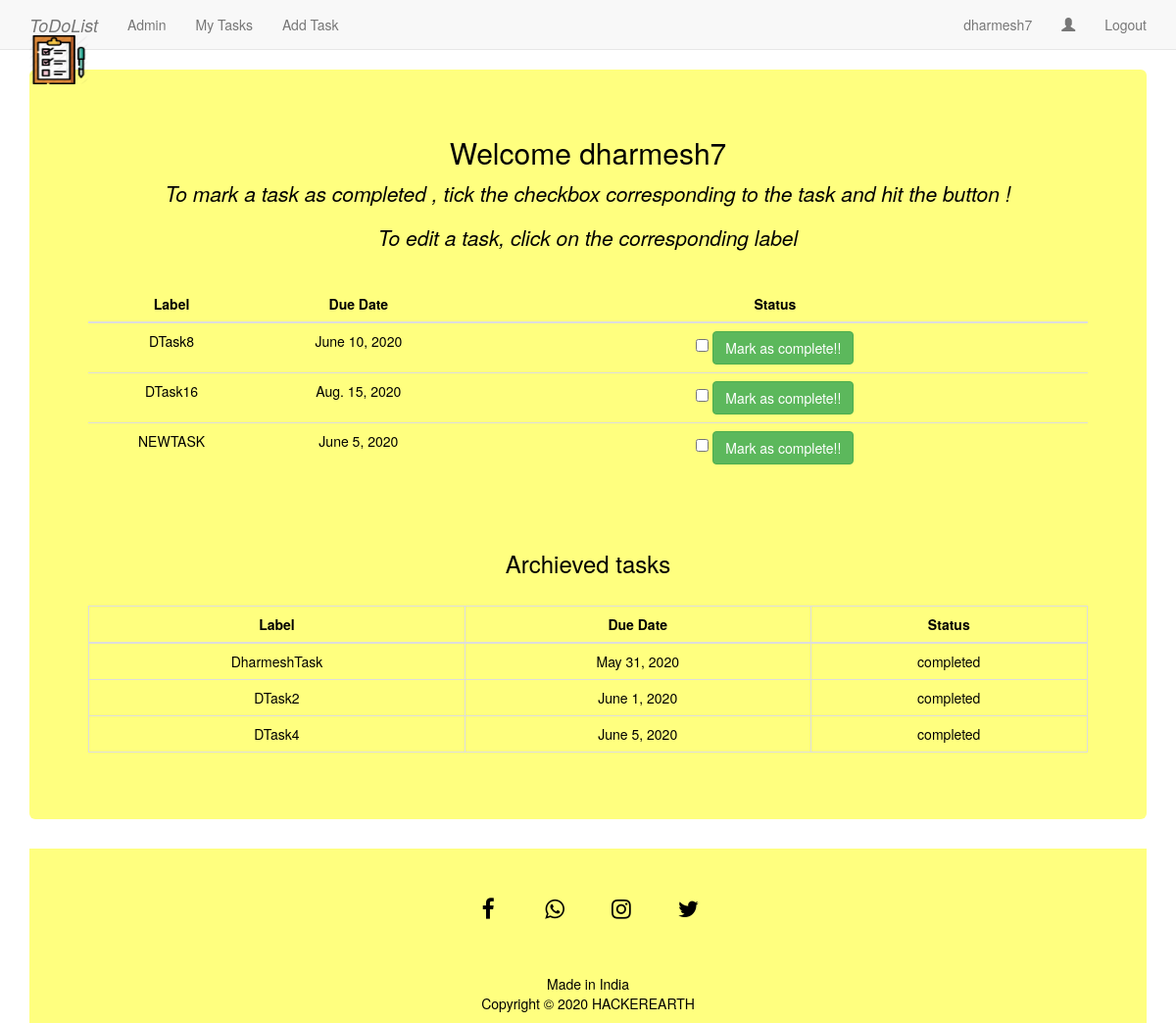
/taskApp/myTasks/ (signed in), run on an earlier commit of the app's database.
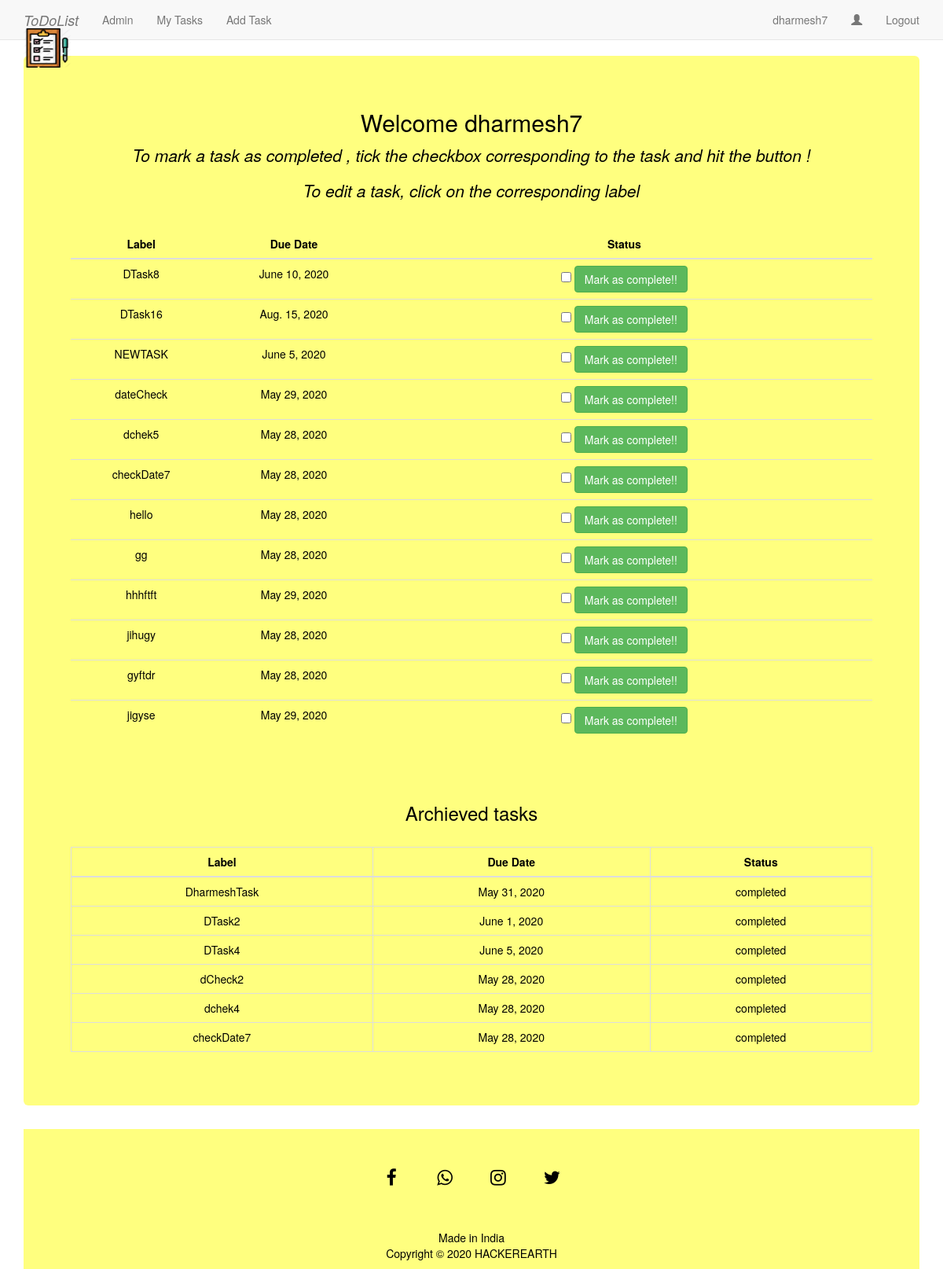
And on a later commit of the database.
### taskApp/models.py (models this page shows, shortened)
class UserTask(models.Model):
    author = models.ForeignKey(User,on_delete=models.CASCADE)
    label=models.CharField(max_length=264)
    date=models.DateField()
    status=models.BooleanField(default=False)

### taskApp/views.py (the view)
# urls.py: path('myTasks/',views.my_task,name='myTask'),
@login_required
def my_task(request):
    task_obj=UserTask.objects.filter(author=request.user)
    return render(request,'taskApp/task.html',{'task_obj':task_obj,'user_key':request.user})

### templates/taskApp/task.html (shortened to what this page needs)
{% extends "taskApp/base.html" %}
{% load static %}
{% block body_block %}
<div class="jumbotron text-center">
  <h2>Welcome {{ user }}</h2>
  {% if task_obj %}
      <p><em>To mark a task as completed , tick the checkbox corresponding to the task and hit the button !</em></p>
      <p><em>To edit a task, click on the corresponding label </em></p>
      <br>
      <table class="table table-hover">
          <thead>
              <th>Label</th>
              <th>Due Date</th>
              <th>Status</th>
          </thead>
          {% for t in task_obj %}
            {% if t.status == False %}
            <tr>
                <td><a href="{% url 'taskApp:edit' t.id %}">{{ t.label }}</a></td>
                <td>{{ t.date }}</td>
                <td><form action="{%  url 'taskApp:toggle' %}" method="post">
                      <input type="checkbox" id="checkbox" name="status" value="{{t.id}}">
                      <button type="submit" value="Mark as complete" class="btn btn-success">Mark as complete!!</button>
                    </form></td>
            </tr>
            {% endif %}
          {% endfor %}
      </table>
      <br><br>
      <h3>Archieved tasks</h3>
      <br>
      <table class="table table-bordered">
          <thead>
              <th>Label</th>
              <th>Due Date</th>
              <th>Status</th>
          </thead>
          {% for t in task_obj %}
            {% if t.status == True %}
              <tr>
                <td>{{ t.label }}</td>
                <td>{{ t.date }}</td>
                <td>completed</td>
              </tr>
            {% endif %}
          {% endfor %}
      </table>
  {% endif %}
</div>
{% endblock %}

### templates/taskApp/base.html (shortened to what this page needs)
<!DOCTYPE html>
{% load static %}
<html lang="en" dir="ltr">
  <head>
    <link rel="stylesheet" href="https://stackpath.bootstrapcdn.com/bootstrap/3.4.1/css/bootstrap.min.css">
    <link rel="stylesheet" href="https://maxcdn.bootstrapcdn.com/font-awesome/4.7.0/css/font-awesome.min.css">
    <link rel="stylesheet" href="{% static 'css/mystyle.css' %}" >
  </head>
  <body>
    <nav class="navbar navbar-default navbar-static-top">
      <div class="container">
        <ul class="nav navbar-nav">
          <li><a class="navbar-brand" href="{% url 'index' %}"><em>ToDoList</em><img src={% static "images/1567073.png" %} width="60" height="50" alt="TASK_TO_DO"></a></li>
          <li><a class="navbar-link" href="{% url 'admin:index' %}">Admin</a></li>
        </ul>
        <ul class="nav navbar-nav">
          {% if user.is_authenticated %}
            <li><a class="navbar-link" href="{% url 'taskApp:myTask' %}">My Tasks</a></li>
            <li><a class="navbar-link" href="{% url 'taskApp:addTask' %}">Add Task</a></li>
        </ul>
        <ul class="nav navbar-nav navbar-right">
              <li><a class="navbar-link" href="#"> {{user}} </a></li>
              {% if user.usercustom.profile_pic.url %}
                <li><img class="avatar" src="{{user.usercustom.profile_pic.url}}"  alt={{user}}></li>
              {% else %}
                <li><a class="navbar-link" href="#"><span class="glyphicon glyphicon-user"></span></a></li>
              {% endif %}
              <li><a class="navbar-link" href="{% url 'logout' %}">Logout</a></li>
        </ul>
        {% else %}
            <li><a class="navbar-link" href="{% url 'taskApp:register' %}">Register</a></li>
            <li><a class="navbar-link" href="{% url 'taskApp:user_login' %}">Login</a></li>
        {% endif %}
      </div>
    </nav>
    <div class="container">
      {% block body_block %}
      {% endblock %}
    <footer>
      <p>
        <a id="ftr" href="#" class="fa fa-facebook"></a>
        <a id="ftr" href="#" class="fa fa-whatsapp"></a>
        <a id="ftr" href="#" class="fa fa-instagram"></a>
        <a id="ftr" href="#" class="fa fa-twitter"></a>
      </p>
      <br>
        <div class="row">
          <div class="col-md-12 col-sm-12">
            <div style="color:#ffffff;" class="wow fadeInUp footer-copyright">
              <p>Made in India <br>Copyright &copy; 2020 HACKEREARTH </p>
            </div>
          </div>
        </div>
      </div>
  </body>
</html>

### static/css/mystyle.css (style rules this page uses)
a:link { color: black; background-color: transparent; text-decoration: none; }
body { background: url("/static/images/bgimg.png") 50% 0 no-repeat fixed; color: black; height: 650px; padding: 0 0 0 0; }
.jumbotron { background: rgba(255,255,0,0.5); }
th,h1,h2,h3,h4 { text-align: center; }
p { text-align: center; }
form { width: 300px; margin: 0 auto; }

### templates/taskApp/base.html (style rules this page uses)
p { text-align: center; color: black; }
footer { padding: 0px 0px 0px 0px; background-color: rgba(255,255,0,0.5); margin: 0px; }
#ftr { padding: 20px; }
.fa { font-size: 23px; width: 60px; text-align: center; text-decoration: none; margin: 5px 2px; border-radius: 50%; }
.fa-facebook { background: #3B5998; color: white; margin-top: 30px; }
.fa-whatsapp { background: #25d366; color: white; }
.fa-twitter { background: #55ACEE; color: white; }
.fa-instagram { background: #125688; color: white; }

What changed in the data, as far as the page shows it:
added UserTask: label "dateCheck", date "May 29, 2020", shown under "Welcome dharmesh7"
added UserTask: label "dchek5", date "May 28, 2020", shown under "Welcome dharmesh7"
added UserTask: label "checkDate7", date "May 28, 2020", shown under "Welcome dharmesh7"
added UserTask: label "hello", date "May 28, 2020", shown under "Welcome dharmesh7"
added UserTask: label "gg", date "May 28, 2020", shown under "Welcome dharmesh7"
added UserTask: label "hhhftft", date "May 29, 2020", shown under "Welcome dharmesh7"
added UserTask: label "jihugy", date "May 28, 2020", shown under "Welcome dharmesh7"
added UserTask: label "gyftdr", date "May 28, 2020", shown under "Welcome dharmesh7"
added UserTask: label "jigyse", date "May 29, 2020", shown under "Welcome dharmesh7"
added UserTask: label "dCheck2", date "May 28, 2020", shown under "Archieved tasks"
added UserTask: label "dchek4", date "May 28, 2020", shown under "Archieved tasks"
added UserTask: label "checkDate7", date "May 28, 2020", shown under "Archieved tasks"
